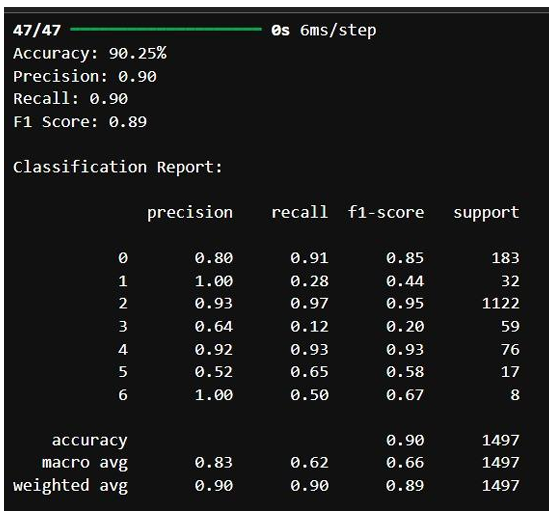
#> input picture PG Mini_project/Classification Report.png, 552 x 516 px; its folder holds only this picture in this run
$ python -i energy_features.py   (imports and definitions only)   (older library calls are emulated)
#> lines starting #> are read from the running program, lines starting #| are printed output that depends on the picture
#> further down, picture is the input picture: shape (516, 552, 3); mean B, G, R 33.8, 34, 33.7
import os
import cv2
import numpy as np
from tqdm import tqdm

INPUT_DIR = ""
OUTPUT_DIR = ""

# [1 line not run here, left out]

def compute_energy_feature(image):
    gray = cv2.cvtColor(image, cv2.COLOR_BGR2GRAY)
    grad_x = cv2.Sobel(gray, cv2.CV_64F, 1, 0, ksize=3)
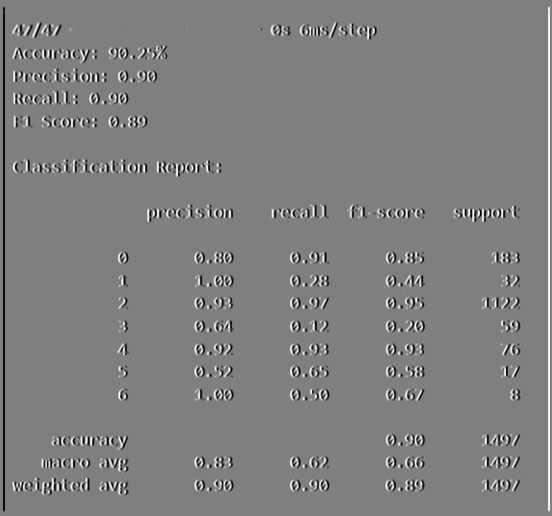
#> grad_x: shape (516, 552) float64; min -1020, max 1020, mean 0; drawn with min black and max white
    grad_y = cv2.Sobel(gray, cv2.CV_64F, 0, 1, ksize=3)
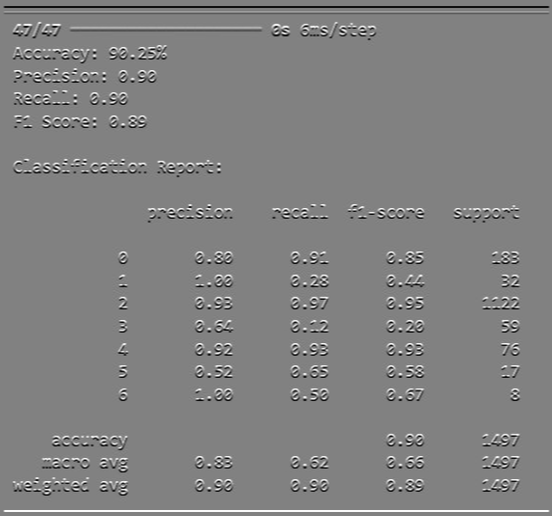
#> grad_y: shape (516, 552) float64; min -1020, max 990, mean 0; drawn with min black and max white
    energy = np.sum(grad_x**2 + grad_y**2)
#> energy = 1.53e+10
    return np.array([energy])

def extract_energy_from_images():
    files = sorted([f for f in os.listdir(INPUT_DIR) if f.endswith(".jpg")])
    for fname in tqdm(files):
        img_path = os.path.join(INPUT_DIR, fname)
        image = cv2.imread(img_path)
        if image is None:
            continue

        feature = compute_energy_feature(image)
        out_name = fname.replace(".jpg", ".txt")
        out_path = os.path.join(OUTPUT_DIR, out_name)
        np.savetxt(out_path, feature, fmt="%.6f", delimiter=",")

    print(f"Energy feature extraction complete. Features saved to {OUTPUT_DIR}")

# [2 lines not run here, left out]

>>> import cv2
>>> picture = cv2.imread('../Classification Report.png')
>>> result = compute_energy_feature(picture)
#> result = [1.53e+10]
